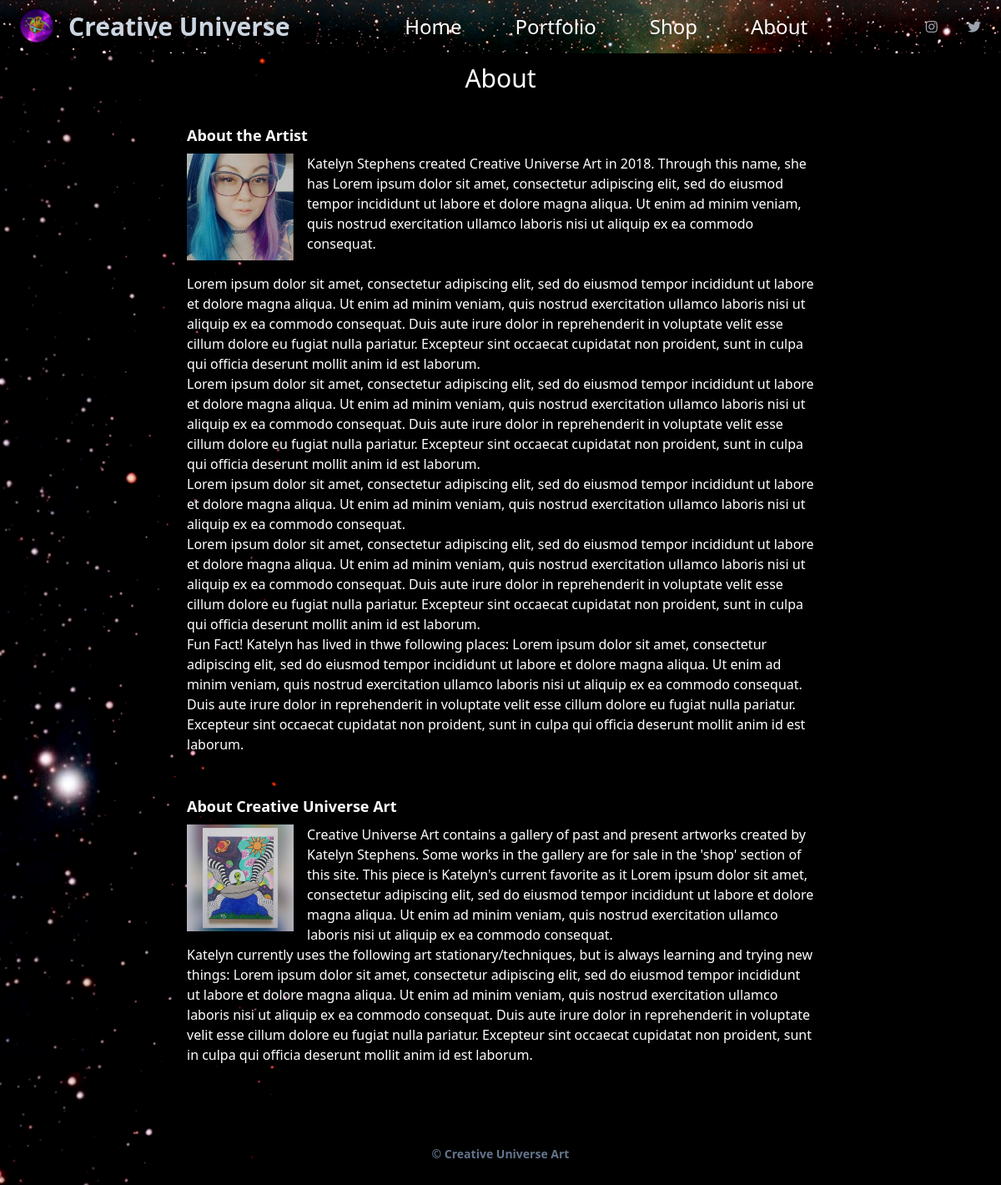
The page /about/ on the database its author committed.
### about/models.py (models this page shows, shortened)
class Katelyn(models.Model):
    full_name = models.CharField(max_length=100)
    art_style = models.TextField(
        validators=[MinLengthValidator(100, "Must be at least one hundred characters.")]
    )
    creative_universe_exp = models.TextField(
        null=True,
        validators=[MinLengthValidator(100, "Must be at least one hundred characters.")]
    )
    life_info = models.TextField(
        null=True,
        validators=[MinLengthValidator(100, "Must be at least one hundred characters.")]
    )
    selfie = models.ImageField(upload_to='about/', blank=True)
    favorite_art_piece = models.ForeignKey(ArtPiece, on_delete=models.SET_NULL, blank=True, null=True)
    favorite_art_reason = models.TextField(
        null=True,
        validators=[MinLengthValidator(50, "Must be at least one fifty characters.")]
    )
    biography_1 = models.TextField(
        null=True,
        validators=[MinLengthValidator(100, "Must be at least one hundred characters.")]
    )
    biography_2 = models.TextField(
        null=True,
        validators=[MinLengthValidator(100, "Must be at least one hundred characters.")]
    )
    biography_3 = models.TextField(
        null=True,
        validators=[MinLengthValidator(100, "Must be at least one hundred characters.")]
    )
    biography_4 = models.TextField(
        null=True,
        validators=[MinLengthValidator(100, "Must be at least one hundred characters.")]
    )
    contact_email = models.EmailField(null=True,)
    places_lived = models.TextField(
        null=True,
        validators=[MinLengthValidator(20, "Must be at least one twenty characters.")]
    )
    age = models.IntegerField(null=True,)

### artpage/models.py (models this page shows, shortened)
class ArtPiece(models.Model):
   title= models.CharField(max_length=50)
   description= models.CharField(max_length=100)
   art_type= models.ForeignKey(ArtType, on_delete=models.CASCADE)
   canvas_size= models.CharField(max_length= 8, blank=True)
   image= models.ImageField(upload_to='artwork/')
   uploaded= models.DateField(auto_now_add=True)
   collection= models.ForeignKey(Collection, blank=True, on_delete=models.PROTECT, null=True)
   objects = models.Manager()
   no_collection = NoCollectionManager()
   creator= models.ForeignKey(Creator, on_delete=models.PROTECT, blank=True, null=True)

### about/views.py (the view)
# urls.py: path('', views.AboutPage.as_view(), name='about'),
class AboutPage(View):
    def get(self, request):
        info = Katelyn.objects.get(id=1)
        context = {'info' : info }
        return render(request, 'about.html', context)

### about/templates/about.html (shortened to what this page needs)
{% extends 'index.html' %}
{% load static %}
{% block background_option %}
bg-cover
{% endblock %}
{% block content %}
<div class="flex flex-row justify-center px-8">
    <h1 class="text-2xl md:text-3xl my-3">About</h1>
</div>
{% if info %}
<div class="flex flex-col px-2 py-6">
    <h1 class="text-lg font-semibold pb-2 ">About the Artist</h1>
    <span class="flex flex-row">
        <img class="w-36 pr-4 pb-4" src="{{ info.selfie.url }}" alt="">
        <p>{{info.full_name}} created Creative Universe Art in 2018. Through this name, she has {{info.creative_universe_exp}}</p>
    </span>
    <p>{{info.biography_1}}</p>
    <p>{{info.biography_2}}</p>
    <p>{{info.biography_3}}</p>
    <p>{{info.biography_4}}</p>
    <p>Fun Fact! Katelyn has lived in thwe following places: {{info.places_lived}}</p>
</div>
<div class="flex flex-col px-2 py-6">
    <h1 class="text-lg font-semibold pb-2 ">About Creative Universe Art</h1>
    <span class="flex flex-row">
        <img class="w-36 pr-4 pb-4" src="{{ info.favorite_art_piece.image.url }}" alt="">
        <p>Creative Universe Art contains a gallery of past and present artworks created by Katelyn Stephens. Some works in the gallery are for sale in the
            'shop' section of this site. This piece is Katelyn's current favorite as it {{info.favorite_art_reason}}
        </p>
    </span>
    <p>Katelyn currently uses the following art stationary/techniques, but is always learning and trying new things: {{info.art_style}}</p>
</div>
{% endif %}
{% endblock %}

### rows shown on the page
Katelyn: selfie (picture), full_name "Katelyn Stephens", creative_universe_exp "Lorem ipsum dolor sit amet, consectetur adipiscing elit, sed do eiusmod tempor incididunt ut labore et dolore magna aliqua. Ut enim ad minim veniam, quis nostrud exercitation ullamco laboris nisi ut aliquip ex ea commodo consequat.", biography_1 "Lorem ipsum dolor sit amet, consectetur adipiscing elit, sed do eiusmod tempor incididunt ut labore et dolore magna aliqua. Ut enim ad minim veniam, quis nostrud exercitation ullamco laboris nisi ut aliquip ex ea commodo consequat. Duis aute irure dolor in reprehenderit in voluptate velit esse cillum dolore eu fugiat nulla pariatur. Excepteur sint occaecat cupidatat non proident, sunt in culpa qui officia deserunt mollit anim id est laborum.", biography_2 "Lorem ipsum dolor sit amet, consectetur adipiscing elit, sed do eiusmod tempor incididunt ut labore et dolore magna aliqua. Ut enim ad minim veniam, quis nostrud exercitation ullamco laboris nisi ut aliquip ex ea commodo consequat. Duis aute irure dolor in reprehenderit in voluptate velit esse cillum dolore eu fugiat nulla pariatur. Excepteur sint occaecat cupidatat non proident, sunt in culpa qui officia deserunt mollit anim id est laborum.", biography_3 "Lorem ipsum dolor sit amet, consectetur adipiscing elit, sed do eiusmod tempor incididunt ut labore et dolore magna aliqua. Ut enim ad minim veniam, quis nostrud exercitation ullamco laboris nisi ut aliquip ex ea commodo consequat.", biography_4 "Lorem ipsum dolor sit amet, consectetur adipiscing elit, sed do eiusmod tempor incididunt ut labore et dolore magna aliqua. Ut enim ad minim veniam, quis nostrud exercitation ullamco laboris nisi ut aliquip ex ea commodo consequat. Duis aute irure dolor in reprehenderit in voluptate velit esse cillum dolore eu fugiat nulla pariatur. Excepteur sint occaecat cupidatat non proident, sunt in culpa qui officia deserunt mollit anim id est laborum.", places_lived "Lorem ipsum dolor sit amet, consectetur adipiscing elit, sed do eiusmod tempor incididunt ut labore et dolore magna aliqua. Ut enim ad minim veniam, quis nostrud exercitation ullamco laboris nisi ut aliquip ex ea commodo consequat. Duis aute irure dolor in reprehenderit in voluptate velit esse cillum dolore eu fugiat nulla pariatur. Excepteur sint occaecat cupidatat non proident, sunt in culpa qui officia deserunt mollit anim id est laborum.", favorite_art_piece.image (picture), favorite_art_reason "Lorem ipsum dolor sit amet, consectetur adipiscing elit, sed do eiusmod tempor incididunt ut labore et dolore magna aliqua. Ut enim ad minim veniam, quis nostrud exercitation ullamco laboris nisi ut aliquip ex ea commodo consequat.", art_style "Lorem ipsum dolor sit amet, consectetur adipiscing elit, sed do eiusmod tempor incididunt ut labore et dolore magna aliqua. Ut enim ad minim veniam, quis nostrud exercitation ullamco laboris nisi ut aliquip ex ea commodo consequat. Duis aute irure dolor in reprehenderit in voluptate velit esse cillum dolore eu fugiat nulla pariatur. Excepteur sint occaecat cupidatat non proident, sunt in culpa qui officia deserunt mollit anim id est laborum."
